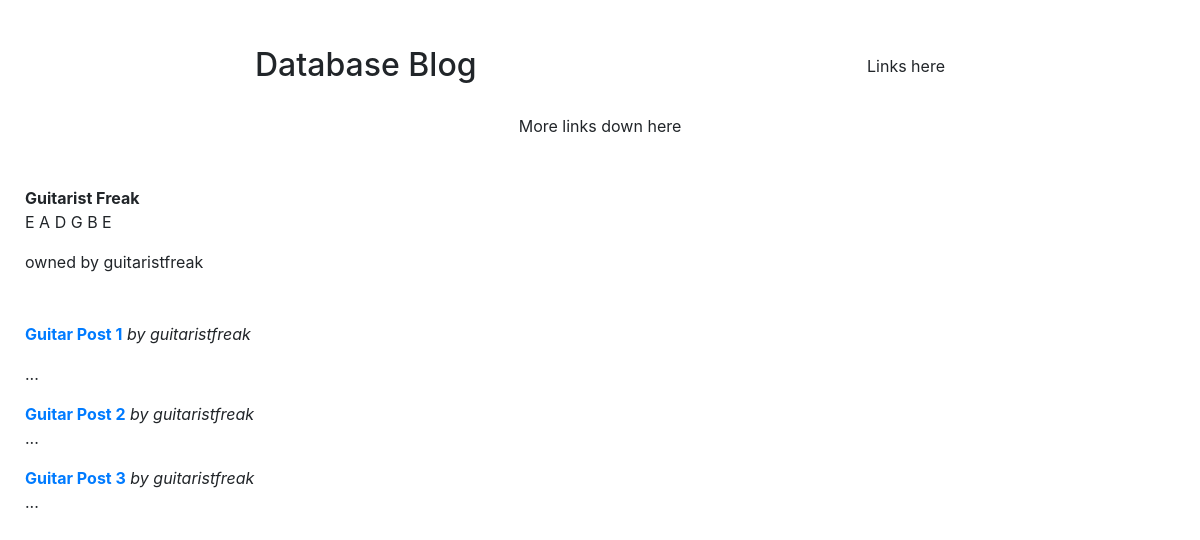
The app's page /blogs?id=3 with its own data.
### tables this page shows
CREATE TABLE Blogs (
    id INT PRIMARY KEY AUTO_INCREMENT,
    title VARCHAR(100),
    description VARCHAR(100),
    owner VARCHAR(100),
    FOREIGN KEY (owner) REFERENCES Users (username)
);

CREATE TABLE Posts (
    id INT PRIMARY KEY AUTO_INCREMENT,
    blogId INT,
    title VARCHAR(1000),
    author VARCHAR(100),
    content TEXT,
    FOREIGN KEY (author) REFERENCES Users (username),
    FOREIGN KEY (blogId) REFERENCES Blogs (id)
);

### common/sql.php (called while the page is built, shortened)
<?php
$servername = "localhost";
$username = "root";
$password = "";
$dbname = "Blogs";
$conn = new PDO("mysql:dbname=".$dbname.";host=".$servername, $username, $password);
function getBlog($id) {
    global $conn;
    $query = $conn->prepare("SELECT b.*, u.name as ownerName, u.email as ownerEmail FROM Blogs b JOIN Users u ON b.owner = u.username WHERE b.id = :id");
    $query->bindParam(":id", $id);
    $query->execute();
    return $query->fetch();
}
function getPosts($blogId) {
    global $conn;
    $query = $conn->prepare("SELECT p.* FROM Posts p WHERE p.blogId = :blogId");
    $query->bindParam(":blogId", $blogId);
    $query->execute();
    return $query;
}

### blogs/blog_home_page.php (the view)
<head>
    <?php include('../common/head-tags.php') ?>
</head>
<body>
<?php
  include('../common/header.php');
  $max_results_no = 20;
  function display_post_preview($title, $summary_text, $author, $postId) {
    return "<a href='show_post.php?postId=$postId'><b>$title</b></a>"
          ."<i> by $author</i>"
          ."<br>"
          ."<p>$summary_text</p>";
  }
  function display_articles_preview($table, $max_no) {
    $number_displayed = 0;
    $length_of_summary = 240;
    $articles_preview = "";
    while ($number_displayed <= $max_no) {
      $number_displayed++;
      if ($row=$table->fetch()) {
        $articles_preview .= display_post_preview($row["title"],
                                                  substr($row["content"],
                                                          0, $length_of_summary) . " ... ",
                                                  $row["author"],
                                                  $row["id"]);
      }
      else {
        break;
      }
    }
    return $articles_preview;
  }
  function display_blog_info($row) {
    $blog_title = $row["title"];
    $description = $row["description"];
    $owner = $row["owner"];
    return "<b>$blog_title</b>"
          ."<p>$description</p>"
          ."<p>owned by $owner";
  }
  $blogId = (int) $_GET["id"];
  echo display_blog_info(getBlog($blogId));
  echo "<br><br><br>";
  echo display_articles_preview(getPosts($blogId), $max_results_no);
?>
</body>

### common/head-tags.php (style rules this page uses)
body { margin: 25px; }

### records on screen
blogs: title "Guitarist Freak", description "E A D G B E", owner "guitaristfreak"
posts: title "Guitar Post 1", author "guitaristfreak"
posts: title "Guitar Post 2", author "guitaristfreak"
posts: title "Guitar Post 3", author "guitaristfreak"
